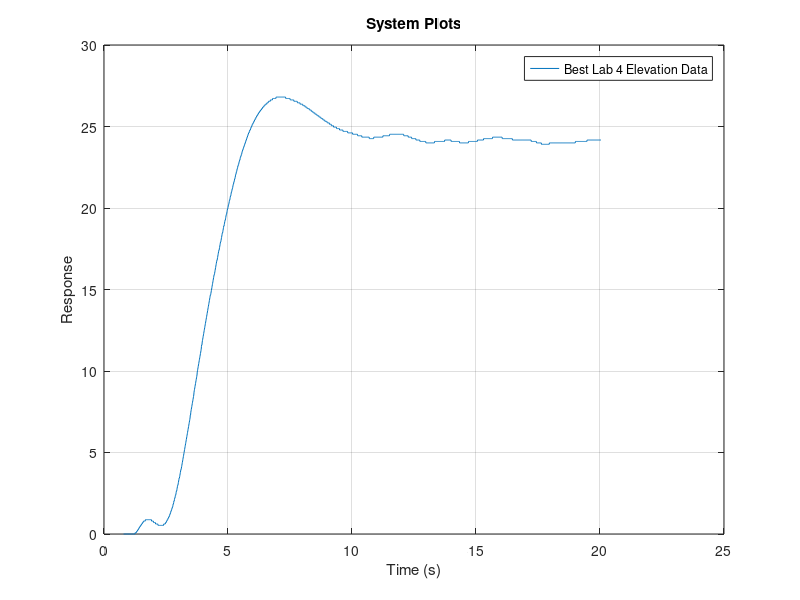
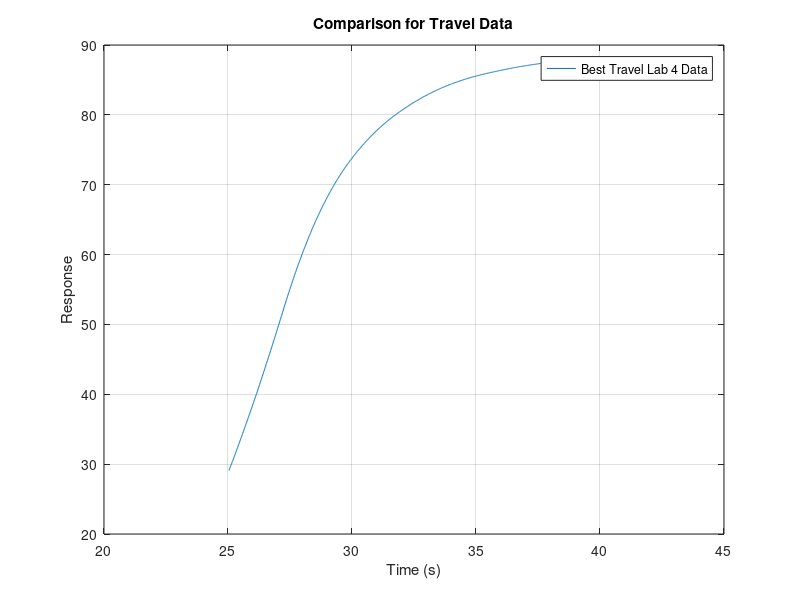

These figures' MATLAB source, in order:
% --------------------------------------------- %
% AER 715 Introduction to Avionics and Systems
% Lab 5 – Flight Control - Control System Testing and Analysis
% Sharvani Yadav: 501108658
% Daniel Mielnik: 501118927
% --------------------------------------------- %
%% Introduction
%    Type your introduction in this section
%
%% Qustion 1
% Loading data | Elevation
e1 = load('Lab 5 Data/elev1data.mat');
e2 = load('Lab 5 Data/elev2data.mat');
e3 = load('Lab 5 Data/elev3data.mat');

% Creating stock elevation data
G4_elev_stock = tf(0.09157, [1 0 0]);

% Lab 4 Data | Elevation
s = tf('s');
G4_elev1 = 0.09157/(1.044*s^2);
G4_elev2 = 0.0294/(s^2+0.1538*s+1.329);
G4_elev3 = 0.0911/(s^3+3.168*s^2+1.79*s+4.093);

% Step Response
PID1 = pid(4.12, 0.539, 10.1);
PID2 = pid(11.6, 15.9, 69.3);
PID3 = pid(12.1, 19.3, 39.8);

% Closed-Loop Transfer Functions | Elevation
feedback_elev1 = feedback(G4_elev1*PID1, 1);
feedback_elev2 = feedback(G4_elev2*PID2, 1);
feedback_elev3 = feedback(G4_elev3*PID3, 1);

% Experimental Data | Elevation
time_experimental = e3.stockData.time(1:1926);
elev_experimental = e3.stockData.signals.values(1:1926, 2);

% Stock Data | Elevation
PID_stock = pid(45, 45, 28);
feedback_stock = feedback(G4_elev_stock*PID_stock, 1);

% Plotting Elevation Data
figure(1);
hold on;
step(feedback_elev2*24.25, 20);
step(feedback_stock*24.25, 20);
plot(time_experimental, elev_experimental)
title('System Plots');
xlabel('Time (s)');
ylabel('Response');
legend('Best Lab 4 Elevation Data', 'Lab 4 Stock Data', 'Lab 5 Experimental Data');
grid on;

%% Question 2
% Loading data | Travel
etrav1 = load('Lab 5 Data/e1travD.mat');
etrav2 = load('Lab 5 Data/e2travD.mat');
etrav3 = load('Lab 5 Data/e3travD.mat');

% Travel Data from Lab 4
G4_trav_stock = 0.002362/(s^2);

PID_trav = pid(351, 63.4, 540);


% Closed-Loop Transfer Functions | Travel
feedback_trav = feedback(G4_trav_stock*PID_trav, 1)

% Experimental Data | Travel
time_experimental_travel = etrav2.trav1Data.time(2426:3926);
trav_experimental = etrav2.trav1Data.signals.values(2426:3926, 2);

% Stock Data | Travel
PID_travel_stock = pid(98, 0, 300);
feedback_travel_stock = feedback(G4_trav_stock*PID_travel_stock, 1);

% Plotting Travel Data
figure(2);
hold on;
step(feedback_trav*90, [25, 40]);
step(feedback_travel_stock*90, [25, 40]);
plot(time_experimental_travel, trav_experimental)
title('Comparison for Travel Data');
xlabel('Time (s)');
ylabel('Response');
legend('Best Travel Lab 4 Data', 'Lab 4 Stock Data', 'Lab 5 Experimental Data');
grid on;

%% Conclusion
% Write your lab conclusion for the WHOLE lab in this
% section. %